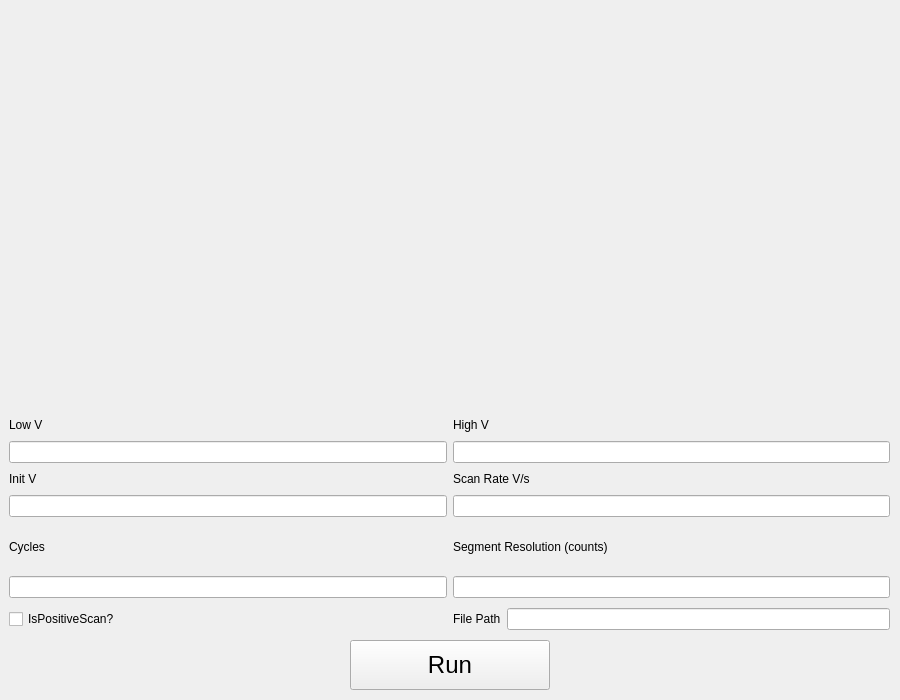
<?xml version="1.0" encoding="UTF-8"?>
<ui version="4.0">
 <class>Form</class>
 <widget class="QWidget" name="Form">
  <property name="geometry">
   <rect>
    <x>0</x>
    <y>0</y>
    <width>900</width>
    <height>700</height>
   </rect>
  </property>
  <property name="minimumSize">
   <size>
    <width>900</width>
    <height>700</height>
   </size>
  </property>
  <property name="maximumSize">
   <size>
    <width>900</width>
    <height>700</height>
   </size>
  </property>
  <property name="windowTitle">
   <string>Form</string>
  </property>
  <widget class="QWidget" name="verticalLayoutWidget">
   <property name="geometry">
    <rect>
     <x>9</x>
     <y>9</y>
     <width>881</width>
     <height>681</height>
    </rect>
   </property>
   <layout class="QVBoxLayout" name="verticalLayout">
    <item>
     <widget class="PlotWidget" name="CVGraph" native="true">
      <property name="minimumSize">
       <size>
        <width>0</width>
        <height>400</height>
       </size>
      </property>
     </widget>
    </item>
    <item>
     <layout class="QGridLayout" name="gridLayout">
      <item row="3" column="0">
       <widget class="QLineEdit" name="lineEdit_param_init_v"/>
      </item>
      <item row="5" column="0">
       <widget class="QLineEdit" name="lineEdit_param_cycles"/>
      </item>
      <item row="1" column="0">
       <widget class="QLineEdit" name="lineEdit_param_low_v">
        <property name="inputMask">
         <string/>
        </property>
       </widget>
      </item>
      <item row="0" column="0">
       <widget class="QLabel" name="label_param_low_v">
        <property name="maximumSize">
         <size>
          <width>16777215</width>
          <height>20</height>
         </size>
        </property>
        <property name="text">
         <string>Low V</string>
        </property>
       </widget>
      </item>
      <item row="0" column="1">
       <widget class="QLabel" name="label_param_high_v">
        <property name="maximumSize">
         <size>
          <width>16777215</width>
          <height>20</height>
         </size>
        </property>
        <property name="text">
         <string>High V</string>
        </property>
       </widget>
      </item>
      <item row="1" column="1">
       <widget class="QLineEdit" name="lineEdit_param_high_v"/>
      </item>
      <item row="2" column="1">
       <widget class="QLabel" name="label_param_vps">
        <property name="maximumSize">
         <size>
          <width>16777215</width>
          <height>20</height>
         </size>
        </property>
        <property name="text">
         <string>Scan Rate V/s</string>
        </property>
       </widget>
      </item>
      <item row="4" column="0">
       <widget class="QLabel" name="label_param_cycles">
        <property name="text">
         <string>Cycles</string>
        </property>
       </widget>
      </item>
      <item row="3" column="1">
       <widget class="QLineEdit" name="lineEdit_param_vps"/>
      </item>
      <item row="5" column="1">
       <widget class="QLineEdit" name="lineEdit_param_segres"/>
      </item>
      <item row="2" column="0">
       <widget class="QLabel" name="label_param_init_v">
        <property name="maximumSize">
         <size>
          <width>16777215</width>
          <height>20</height>
         </size>
        </property>
        <property name="text">
         <string>Init V</string>
        </property>
       </widget>
      </item>
      <item row="6" column="0">
       <widget class="QCheckBox" name="checkBox_param_is_positive_scan">
        <property name="minimumSize">
         <size>
          <width>0</width>
          <height>30</height>
         </size>
        </property>
        <property name="layoutDirection">
         <enum>Qt::LeftToRight</enum>
        </property>
        <property name="text">
         <string>IsPositiveScan?</string>
        </property>
       </widget>
      </item>
      <item row="4" column="1">
       <widget class="QLabel" name="label_param_segres">
        <property name="text">
         <string>Segment Resolution (counts)</string>
        </property>
       </widget>
      </item>
      <item row="6" column="1">
       <layout class="QHBoxLayout" name="horizontalLayout_2">
        <item>
         <widget class="QLabel" name="label_filepath">
          <property name="text">
           <string>File Path</string>
          </property>
         </widget>
        </item>
        <item>
         <widget class="QLineEdit" name="lineEdit_filepath"/>
        </item>
       </layout>
      </item>
     </layout>
    </item>
    <item>
     <layout class="QHBoxLayout" name="horizontalLayout">
      <item>
       <spacer name="horizontalSpacer">
        <property name="orientation">
         <enum>Qt::Horizontal</enum>
        </property>
        <property name="sizeHint" stdset="0">
         <size>
          <width>40</width>
          <height>20</height>
         </size>
        </property>
       </spacer>
      </item>
      <item>
       <widget class="QPushButton" name="Btn_Run">
        <property name="minimumSize">
         <size>
          <width>200</width>
          <height>50</height>
         </size>
        </property>
        <property name="font">
         <font>
          <pointsize>18</pointsize>
         </font>
        </property>
        <property name="text">
         <string>Run</string>
        </property>
       </widget>
      </item>
      <item>
       <spacer name="horizontalSpacer_2">
        <property name="orientation">
         <enum>Qt::Horizontal</enum>
        </property>
        <property name="sizeHint" stdset="0">
         <size>
          <width>40</width>
          <height>20</height>
         </size>
        </property>
       </spacer>
      </item>
     </layout>
    </item>
   </layout>
  </widget>
 </widget>
 <customwidgets>
  <customwidget>
   <class>PlotWidget</class>
   <extends>QWidget</extends>
   <header>pyqtgraph</header>
   <container>1</container>
  </customwidget>
 </customwidgets>
 <resources/>
 <connections/>
</ui>
